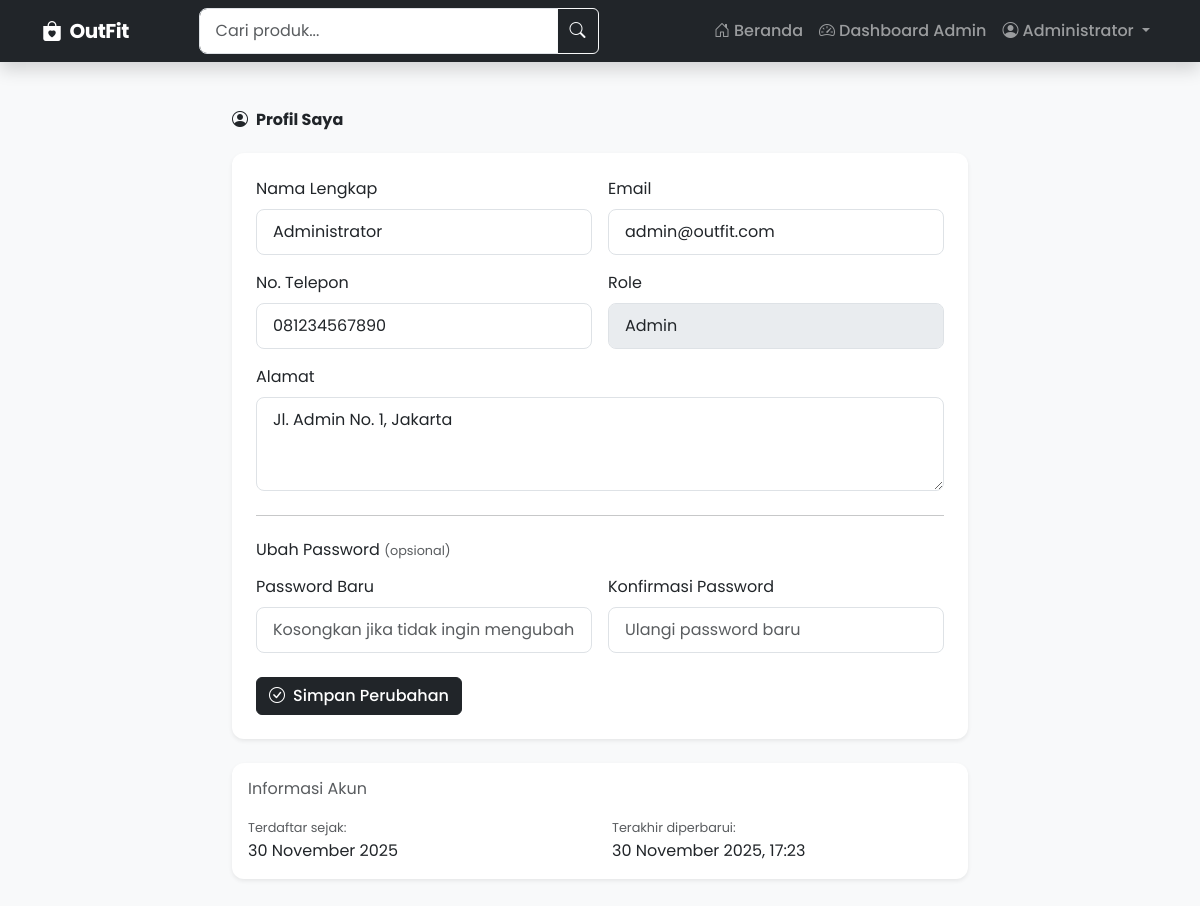
The page /pages/profile.php (signed in) on the database its author committed.
### tables this page shows
CREATE TABLE users (
    id INT AUTO_INCREMENT PRIMARY KEY,
    name VARCHAR(100) NOT NULL,
    email VARCHAR(100) NOT NULL UNIQUE,
    password VARCHAR(255) NOT NULL,
    role ENUM('admin', 'user') DEFAULT 'user',
    phone VARCHAR(20) NULL,
    address TEXT NULL,
    created_at TIMESTAMP DEFAULT CURRENT_TIMESTAMP,
    updated_at TIMESTAMP DEFAULT CURRENT_TIMESTAMP ON UPDATE CURRENT_TIMESTAMP
);

### classes/User.php (called while the page is built, shortened)
<?php
require_once __DIR__ . '/Database.php';
class User
{
    private Database $db;
    private string $table = 'users';
    public function __construct()
    {
        $this->db = Database::getInstance();
    }
    public static function isLoggedIn(): bool
    {
        return isset($_SESSION['logged_in']) && $_SESSION['logged_in'] === true;
    }
    public static function isAdmin(): bool
    {
        return isset($_SESSION['user_role']) && $_SESSION['user_role'] === 'admin';
    }
    public static function getCurrentUser(): ?array
    {
        return [
            'id' => $_SESSION['user_id'],
            'name' => $_SESSION['user_name'],
            'email' => $_SESSION['user_email'],
            'role' => $_SESSION['user_role']
        ];
    }
    public function findById(int $id): ?array
    {
        return $this->db->selectOne(
            "SELECT id, name, email, role, phone, address, created_at, updated_at FROM {$this->table} WHERE id = :id",
            ['id' => $id]
        );
    }
}

### classes/Database.php (called while the page is built, shortened)
<?php
class Database
{
    private static ?Database $instance = null;
    private ?PDO $connection = null;
    private function __construct()
    {
        try {
            $dsn = "mysql:host=" . DB_HOST . ";dbname=" . DB_NAME . ";charset=" . DB_CHARSET;
            $options = [
                PDO::ATTR_ERRMODE => PDO::ERRMODE_EXCEPTION,
                PDO::ATTR_DEFAULT_FETCH_MODE => PDO::FETCH_ASSOC,
                PDO::ATTR_EMULATE_PREPARES => false,
            ];
            $this->connection = new PDO($dsn, DB_USER, DB_PASS, $options);
        } catch (PDOException $e) {
            die("Database connection failed: " . $e->getMessage());
        }
    }
    public static function getInstance(): Database
    {
        if (self::$instance === null) {
            self::$instance = new self();
        }
        return self::$instance;
    }
    public function selectOne(string $sql, array $params = []): ?array
    {
        $stmt = $this->connection->prepare($sql);
        $stmt->execute($params);
        $result = $stmt->fetch();
        return $result ?: null;
    }
}

### pages/profile.php (the view, shortened to what this page needs)
<?php
$baseUrl = '..';
require_once __DIR__ . '/../includes/header.php';
require_once __DIR__ . '/../classes/User.php';
$userModel = new User();
$userDetails = $userModel->findById($currentUser['id']);
require_once __DIR__ . '/../includes/navbar.php';
?>
<div class="container py-5">
    <div class="row justify-content-center">
        <div class="col-lg-8">
            <h2 class="fw-bold mb-4">
                <i class="bi bi-person-circle me-2"></i>Profil Saya
            </h2>
            <div class="card border-0 shadow-sm">
                <div class="card-body p-4">
                    <form id="profileForm">
                        <div class="row g-3">
                            <div class="col-md-6">
                                <label class="form-label">Nama Lengkap</label>
                                <input type="text" class="form-control" id="name" name="name" value="<?= htmlspecialchars($userDetails['name']) ?>" required>
                            </div>
                            <div class="col-md-6">
                                <label class="form-label">Email</label>
                                <input type="email" class="form-control" id="email" name="email" value="<?= htmlspecialchars($userDetails['email']) ?>" required>
                            </div>
                            <div class="col-md-6">
                                <label class="form-label">No. Telepon</label>
                                <input type="tel" class="form-control" id="phone" name="phone" value="<?= htmlspecialchars($userDetails['phone'] ?? '') ?>" placeholder="08xxxxxxxxxx">
                            </div>
                            <div class="col-md-6">
                                <label class="form-label">Role</label>
                                <input type="text" class="form-control" value="<?= ucfirst($userDetails['role']) ?>" disabled>
                            </div>
                            <div class="col-12">
                                <label class="form-label">Alamat</label>
                                <textarea class="form-control" id="address" name="address" rows="3" placeholder="Alamat lengkap"><?= htmlspecialchars($userDetails['address'] ?? '') ?></textarea>
                            </div>
                        </div>
                        <hr class="my-4">
                        <h5 class="mb-3">Ubah Password <small class="text-muted">(opsional)</small></h5>
                        <div class="row g-3">
                            <div class="col-md-6">
                                <label class="form-label">Password Baru</label>
                                <input type="password" class="form-control" id="password" name="password" placeholder="Kosongkan jika tidak ingin mengubah">
                            </div>
                            <div class="col-md-6">
                                <label class="form-label">Konfirmasi Password</label>
                                <input type="password" class="form-control" id="confirmPassword" name="confirm_password" placeholder="Ulangi password baru">
                            </div>
                        </div>
                        <div class="mt-4">
                            <button type="submit" class="btn btn-dark">
                                <i class="bi bi-check-circle me-2"></i>Simpan Perubahan
                            </button>
                        </div>
                    </form>
                </div>
            </div>
            <div class="card border-0 shadow-sm mt-4">
                <div class="card-body">
                    <h6 class="text-muted mb-3">Informasi Akun</h6>
                    <div class="row">
                        <div class="col-md-6">
                            <small class="text-muted">Terdaftar sejak:</small>
                            <p class="mb-0"><?= date('d F Y', strtotime($userDetails['created_at'])) ?></p>
                        </div>
                        <div class="col-md-6">
                            <small class="text-muted">Terakhir diperbarui:</small>
                            <p class="mb-0"><?= $userDetails['updated_at'] ? date('d F Y, H:i', strtotime($userDetails['updated_at'])) : '-' ?></p>
                        </div>
                    </div>
                </div>
            </div>
        </div>
    </div>
</div>
</body>
</html>

### includes/navbar.php (shortened to what this page needs)
<?php
require_once __DIR__ . '/../classes/Cart.php';
$cartCount = 0;
?>
<nav class="navbar navbar-expand-lg navbar-dark bg-dark sticky-top shadow">
    <div class="container">
        <a class="navbar-brand fw-bold" href="<?= $baseUrl ?>/pages/home.php">
            <i class="bi bi-bag-heart-fill me-2"></i>OutFit
        </a>
        <div class="collapse navbar-collapse" id="navbarMain">
            <form class="d-flex mx-auto my-2 my-lg-0" id="searchForm" style="max-width: 400px; width: 100%;">
                <div class="input-group">
                    <input type="text" class="form-control" id="searchInput" placeholder="Cari produk..." name="search">
                    <button class="btn btn-outline-light" type="submit">
                        <i class="bi bi-search"></i>
                    </button>
                </div>
            </form>
            <ul class="navbar-nav ms-auto align-items-center">
                <li class="nav-item">
                    <a class="nav-link" href="<?= $baseUrl ?>/pages/home.php">
                        <i class="bi bi-house-door me-1"></i>Beranda
                    </a>
                </li>
                <?php if ($isLoggedIn): ?>
                    <?php if (!$isAdmin): ?>
                        <li class="nav-item">
                            <a class="nav-link position-relative" href="<?= $baseUrl ?>/pages/cart.php">
                                <i class="bi bi-cart3 me-1"></i>Keranjang
                                <?php if ($cartCount > 0): ?>
                                    <span class="position-absolute top-0 start-100 translate-middle badge rounded-pill bg-danger" id="cartBadge">
                                        <?= $cartCount ?>
                                    </span>
                                <?php endif; ?>
                            </a>
                        </li>
                        <li class="nav-item">
                            <a class="nav-link" href="<?= $baseUrl ?>/pages/orders.php">
                                <i class="bi bi-receipt me-1"></i>Pesanan
                            </a>
                        </li>
                    <?php else: ?>
                        <li class="nav-item">
                            <a class="nav-link" href="<?= $baseUrl ?>/admin/index.php">
                                <i class="bi bi-speedometer2 me-1"></i>Dashboard Admin
                            </a>
                        </li>
                    <?php endif; ?>
                    <li class="nav-item dropdown">
                        <a class="nav-link dropdown-toggle" href="#" id="userDropdown" data-bs-toggle="dropdown">
                            <i class="bi bi-person-circle me-1"></i><?= htmlspecialchars($currentUser['name']) ?>
                        </a>
                    </li>
                <?php endif; ?>
            </ul>
        </div>
    </div>
</nav>

### assets/css/style.css (style rules this page uses)
:root { --primary-color: #212529; --secondary-color: #6c757d; --accent-color: #6366f1; }
body { font-family: 'Poppins', sans-serif; background-color: #f8f9fa; }
.navbar { transition: all 0.3s ease; }
.navbar-brand { font-weight: 700; letter-spacing: -0.5px; }
.navbar .nav-link { font-weight: 500; transition: color 0.3s ease; }
.card { transition: transform 0.3s ease, box-shadow 0.3s ease; border-radius: 12px; }
.btn { font-weight: 500; transition: all 0.3s ease; }
.form-control, .form-select { border-radius: 8px; padding: 0.625rem 1rem; }

### includes/header.php (style rules this page uses)
body { font-family: 'Poppins', sans-serif; }

### rows shown on the page
users: name "Administrator", email "admin@outfit.com", phone "081234567890", role "Admin", address "Jl. Admin No. 1, Jakarta", created_at "30 November 2025", updated_at "30 November 2025, 17:23"
